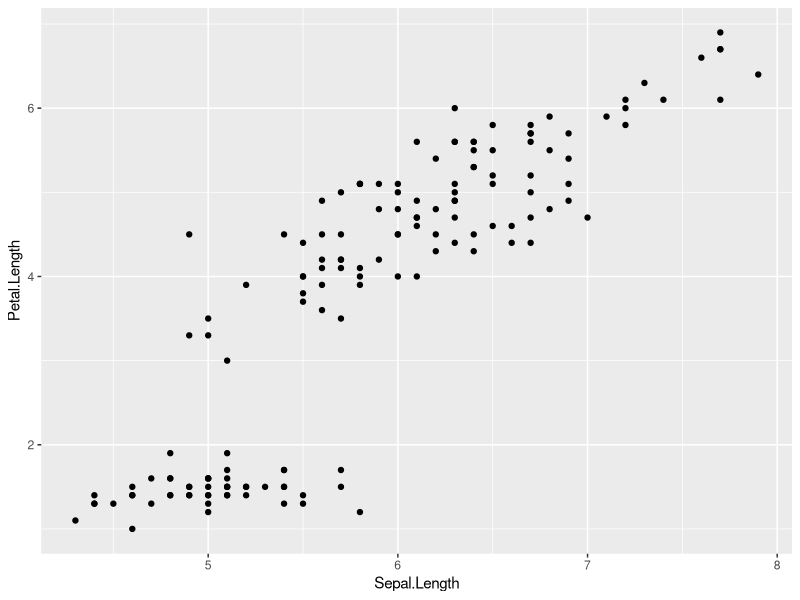
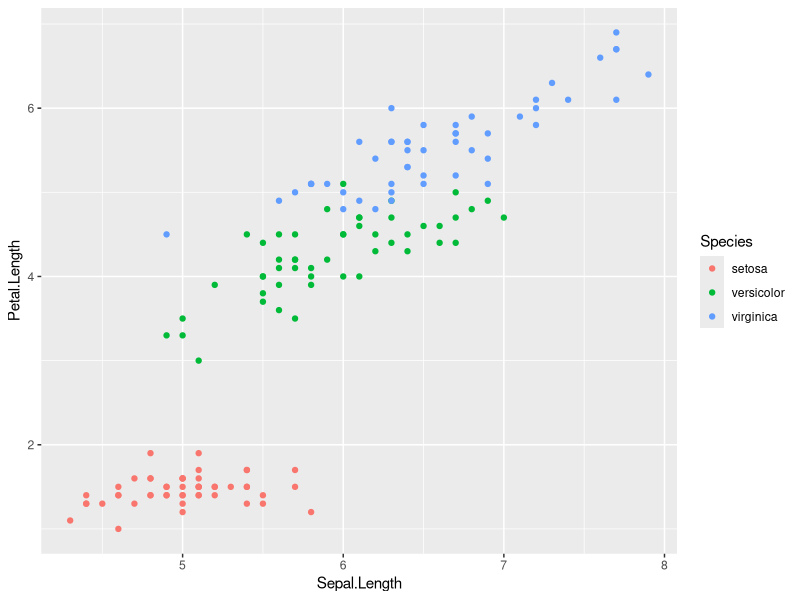
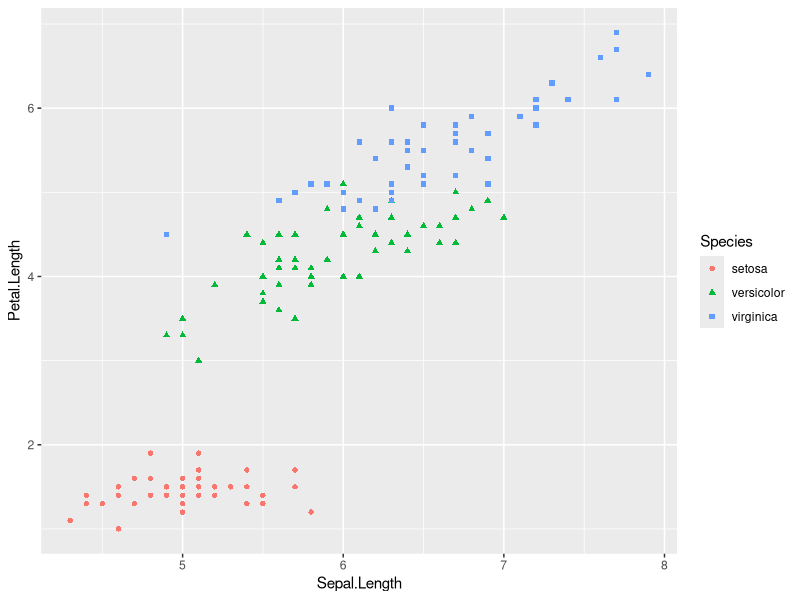
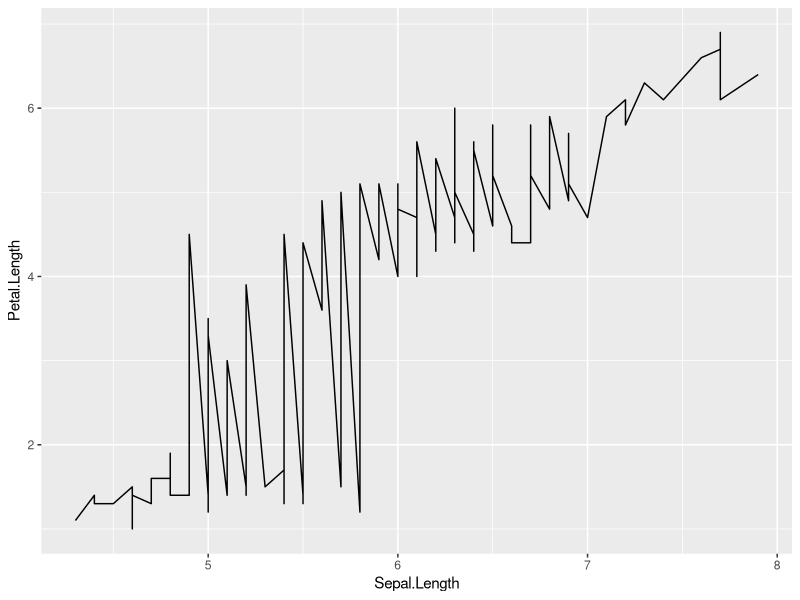
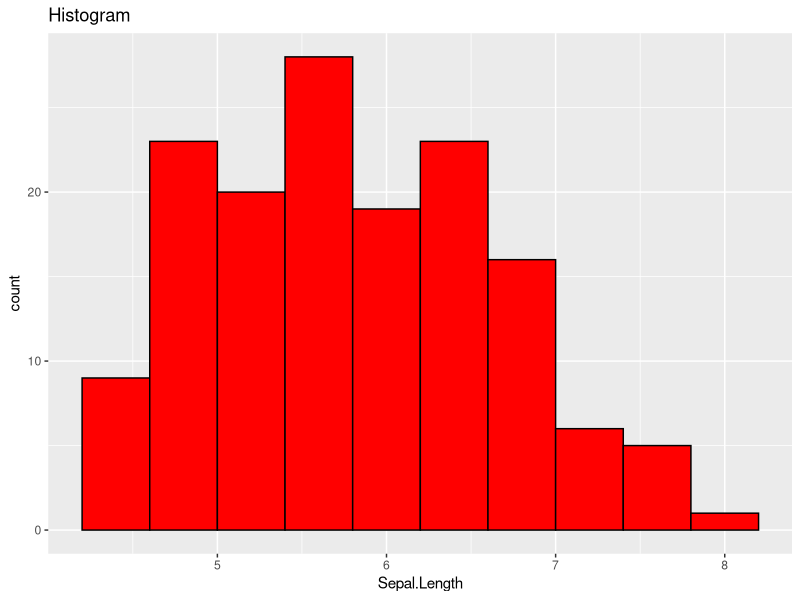
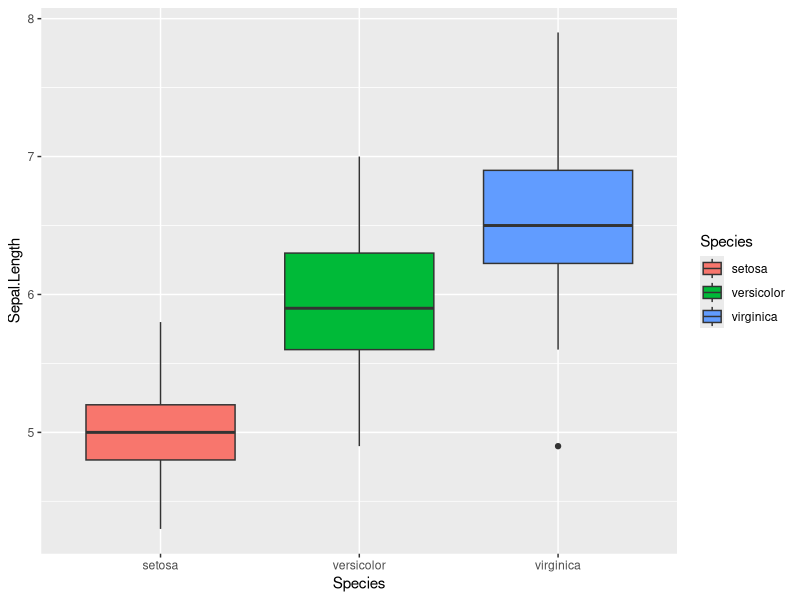
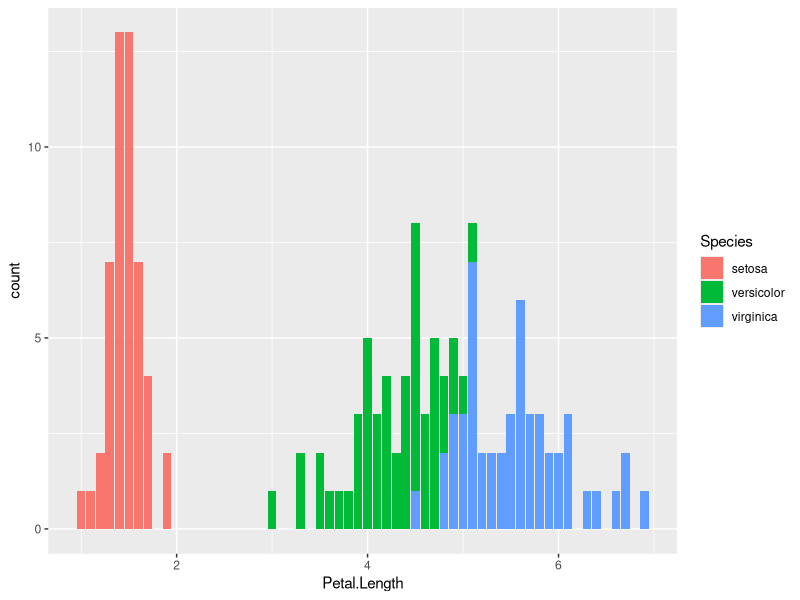

These figures' R source, in order: (Note: this script raises an error after producing the figures.)
#grammer of graphics


# **********************GGPLOT2 Grammer of Graphics********************
# *                                                                   *  
# *  Components of graph:                                             *     
# *  1 DATA             :     The dataset                             *        
# *  2 AESTHETICS       :     The metric onto which we plot the data  *          
# *  3 GEOMETRY         :     Visual elements to plot the data        *   
# *  4 FACET            :     Group by which we divide the data       *         
# *********************************************************************      

install.packages("ggplot2",dep=T)
library(ggplot2)
ggplot(data = iris,aes(x=Sepal.Length,y=Petal.Length))+geom_point()
ggplot(data = iris,aes(x=Sepal.Length,y=Petal.Length,col=Species))+geom_point()
ggplot(data = iris,aes(x=Sepal.Length,y=Petal.Length,col=Species,shape=Species))+geom_point()

ggplot(data = iris,aes(x=Sepal.Length,y=Petal.Length))+geom_line()
#Histogram
ggplot(data = iris,aes(x=Sepal.Length))+geom_histogram(bins=10,fill="red",col="black")+ggtitle("Histogram")


#boxplot
ggplot(data=iris,aes(x=Species,y=Sepal.Length,fill=Species))+geom_boxplot()

#barplot()
ggplot(data=iris,aes(x=Petal.Length,fill=Species))+geom_bar()

#error
ggplot(data=iris,aes(x=Species,y=Sepal.Length))+geom_bar()
#Solution
ggplot(data=iris,aes(x=Species,y=Sepal.Length,width=.5))+geom_bar(stat = 'identity',col='blue')

#Density Plot:
ggplot(data = iris,aes(x=Sepal.Length))+
  labs(x="Sepal Length",y="Frequency of Sepal Length")+
  geom_density(fill='red',col='blue',aplha=0.2)+
  ggtitle("Density Plot")

ggplot(data = iris,aes(x=Sepal.Length,fill=Species))+
  labs(x="Sepal Length",y="Frequency of Sepal Length")+
  geom_density(col="red",alpha=0.2)+
  ggtitle("Density Plot")

#pie chart

data=as.data.frame(table(iris$Species))

ggplot(data,aes(x="",y=Freq,fill=Var1))+geom_bar(stat = 'identity')+
  theme(axis.line = element_blank(),
        axis.text = element_blank(),
        plot.title = element_text(hjust = 0.5))+
  labs(title = "Pie Chart")+
  coord_polar(theta = "y",start=0)


#Bubble Plot
ggplot(mtcars,aes(x=mpg,y=disp,size=cyl))+geom_point()










